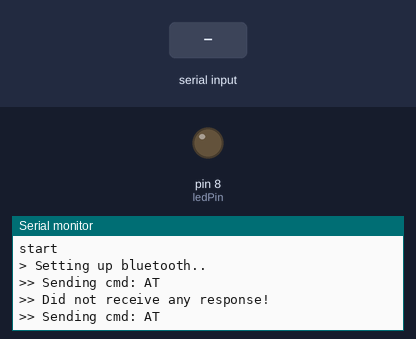
The sketch below on a simulated Arduino Uno, built with avr-gcc and run on an emulated ATmega328P. On the bench: output pins drawn as LEDs (lit = HIGH), the last lines printed to the serial monitor. Inputs (shaded band) come from the test bench. Random numbers use the default seed unless the sketch sets one; the modem accepts every AT command (registered, SIM ready, sends succeed) and sends nothing else.

Above: at 1.1 s.
1.2 s: "{" received over the second serial link
At 1.5 s:
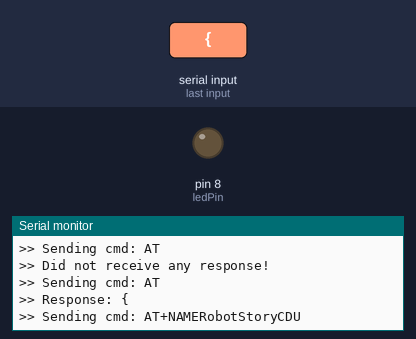
2.7 s: ":" received over the second serial link
At 3.9 s:
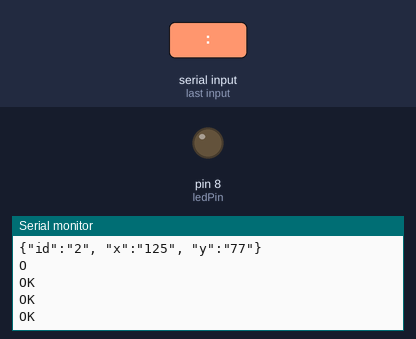
4.2 s: "}" received over the second serial link
At 5.1 s:
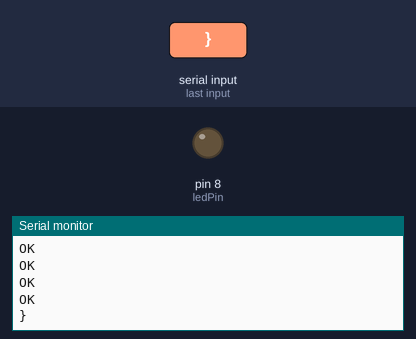

The sketch:

BluetoothTest.ino
```cpp
#include <SoftwareSerial.h>
SoftwareSerial bt(10, 11);

int ledPin = 8;

int count = 3;
int x[3] = {0,0,0};
int y[3] = {0,0,0};
//#define AT_TRIES 120
void setup() {
  Serial.begin(115200);
  bt.begin(9600);

  Serial.println("start");

  pinMode(ledPin, OUTPUT);

  for(int i = 0; i < count; i++) {
    x[i] = random(300);
    y[i] = random(200);
  }
  //String res;
  //while((res = sendATcmd("AT+NAMEStageCornerTL")).length() <= 0);

  Serial.println("> Setting up bluetooth..");
  String res = "";
  while((res = sendATcmd("AT")).length() <= 0);
  //while((res = sendATcmd("AT+RESET")).length() <= 0);
  //while((res = sendATcmd("AT+ROLE0")).length() <= 0);
  //while((res = sendATcmd("AT+IMME1")).length() <= 0);
  //while((res = sendATcmd("AT+ADDR?")).length() <= 0);
  while((res = sendATcmd("AT+NAMERobotStoryCDU")).length() <= 0);
  //AT+BAUD4
  //while((res = sendATcmd("AT+BAUD4")).length() <= 0);
  //bt.begin(115200);
  Serial.println("> Bluetooth ready..");

}
/*
String sendATcmd(String cmd) {
  char* buf = (char*) malloc(sizeof(char)*cmd.length()+1);
  cmd.toCharArray(buf, cmd.length()+1);
  Serial.print(">> Sending cmd: ");
  Serial.println(buf);
  bt.write(buf);
  free(buf);
  return waitForbtResponse();
}

String waitForbtResponse() {
  String response = "";
  boolean ok = false;
  int tried = 0;
  while(!ok) {
    //Serial.println(tried);
    delay(100);
    while(bt.available()) {
      response += (char)bt.read();
      ok = true;
    }
    tried++;
    if(tried > AT_TRIES) break;
  }
  if(ok) {
    Serial.print(">> Response: ");
    Serial.println(response);
  }
  else Serial.println(">> Did not receive any response!");
  return response;
}
*/
void loop() {
  sendData();
  readBluetooth();
  /*
  String in = readSerial();
  if(in.length() > 0) {
    Serial.print("> Data in: ");
    Serial.println(in);
  }
  */
  //sendData();
  delay(1000);
}

String readSerial() {
  String inData="";
  if (bt.available() > 0) {
    int h = bt.available();
    for (int i = 0; i < h; i++){
      inData += (char)bt.read();
    }
  }
  return inData;
}

String readBluetooth() {
  String data = "";
  int starts = 0;
  int ends = 0;
  if(bt.available()) {

    while(true) {
      delay(10);
      if(bt.available()) {
        char c = (char)bt.read();
        data.concat(c);
        Serial.println(data);
        if(c == '{') starts++;
        if(c == '}') ends++;
        if(starts != 0 && starts == ends) break;
      }
    }

    //Serial.print("Read data: ");
    //Serial.println(data);
    String response = parseMessage(data);
    //lastMsg = millis();

    Serial.print(">> Received message: ");
    Serial.println(data);
    bt.print(response);
  }
  return data;
}

void sendData() {
  Serial.println("> Sending data..");
  for(int i = 0; i < count; i++) {
    int xd = random(2);
    int yd = random(2);

    if(xd == 1 && x[i] < 290) {
      x[i] += 5;
    } else if (x[i] > 10){
      x[i] -= 5;
    }

    if(yd == 1 && y[i] < 190) {
      y[i] += 5;
    } else if(y[i] > 10){
      y[i] -= 5;
    }
    String msg = "{\"id\":\"";
    msg += i;
    msg += "\", \"x\":\"";
    msg += x[i];
    msg += "\", \"y\":\"";
    msg += y[i];
    msg += "\"}";
    Serial.println(msg);
    bt.println(msg);
  }
}

String sendATcmd(String cmd) {
  char* buf = (char*) malloc(sizeof(char)*cmd.length()+1);
  cmd.toCharArray(buf, cmd.length()+1);
  Serial.print(">> Sending cmd: ");
  Serial.println(buf);
  bt.write(buf);
  free(buf);
  return waitForBTResponse(5);
}

String waitForBTResponse(int tries) {
  String response = "";
  boolean ok = false;
  int tried = 0;
  while(!ok) {
    //Serial.println(tried);
    delay(100);
    while(bt.available()) {
      response += (char)bt.read();
      ok = true;
    }
    tried++;
    if(tried > tries) break;
  }
  if(ok) {
    Serial.print(">> Response: ");
    Serial.println(response);
  }
  else Serial.println(">> Did not receive any response!");
  return response;
}

String parseMessage(String data) {
  String response = "fail";
  boolean ok = true;
  data.trim();
  if(data.startsWith("{") && data.endsWith("}")) {
    data = data.substring(1, data.length()-1);
    //String args[5];
    String id;
    String msg;
    if(data.indexOf(":") != -1) {
      int index = data.indexOf(":");
      id = data.substring(0,index);
      //data = data.substring(index+1);
      msg = data.substring(index);

      if(msg.compareTo("led_on") == 0) {  // setup
        digitalWrite(ledPin, HIGH);
      } else if (msg.compareTo("led_off") == 0) {  // command
        digitalWrite(ledPin, LOW);
      } else {  //unknown type
        ok = false;
      }
    }

    // everything ok
    if(ok) {
      response = "{"+id+":ok}";
    } else {
      response = "{"+id+":error}";
    }
  }
  return response;
}
```

Measured:
- after the input at 1.2 s, the serial monitor: prints a new line at once (image 1)
- after the input at 2.7 s, the serial monitor: prints a new line after 0.07 s (image 2)
- after the input at 4.2 s, the serial monitor: prints a new line at once (image 3)
